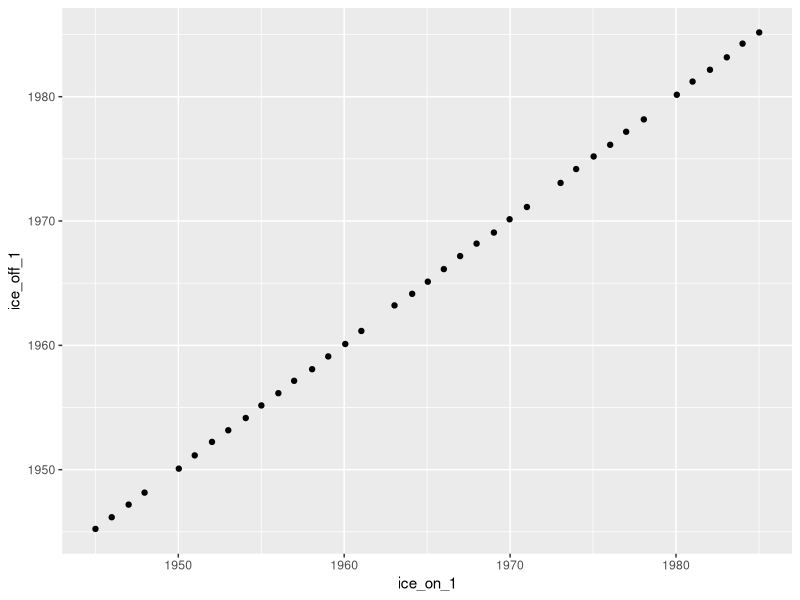

Source code (R): (Note: this script raises an error after producing the figure.)
## Libraries
library(tidyverse)
library(broom)

## Data
data <- read.csv("data//78_lakes_ts_minimal.csv", stringsAsFactors = F)


### Check dates
convertDate <- function(x){
  dates <- as.Date(x, "%Y-%m-%d") ## YYYY/mm/dd
  return(dates)
}

## Convert dates to date values
dateCol <- names(data)[11:22]
for(i in dateCol){
  data[,i] <- convertDate(data[,i])
}

## Compare ice on to ice off dates
ggplot(data %>% filter(lake == "suwa") %>% filter(!is.na(ice_off_1)), aes(x=ice_on_1, y=ice_off_1))  + geom_point()

m1 <- lm(as.numeric(ice_off_1) ~ as.numeric(ice_on_1), data= data %>% filter(lake == "suwa") %>% filter(!is.na(ice_off_1)))
summary(m1)


## calculate regressions for each lake
fits <- data %>% filter(!is.na(ice_off_1))%>% filter(!is.na(ice_on_1)) %>%   ## Drop NAs
  group_by(lake) %>%  ## group by each lake
  do(glance(lm(as.numeric(ice_off_1) ~ as.numeric(ice_on_1), data=.))) ## run linear models on each
sort(fits$adj.r.squared)

## Repeat for second ice off
fits <- data %>% filter(!is.na(ice_off_2))%>% filter(!is.na(ice_on_2)) %>%   ## Drop NAs
  group_by(lake) %>%  ## group byh each lake
  do(glance(lm(as.numeric(ice_off_1) ~ as.numeric(ice_on_1), data=.))) ## run linear models on each
sort(fits$adj.r.squared)

## Repeat for third ice off
fits <- data %>% filter(!is.na(ice_off_3))%>% filter(!is.na(ice_on_3)) %>%   ## Drop NAs
  group_by(lakecode) %>%  ## group byh each lake
  do(glance(lm(as.numeric(ice_off_1) ~ as.numeric(ice_on_1), data=.))) ## run linear models on each
sort(fits$adj.r.squared)


### Check min and max date to next closest date
nextMin <- function(x){
  nextMinDate <- min(x, na.rm=T) - min(x[x != min(x, na.rm=T)], na.rm=T)
  nextYear <- abs(as.numeric(nextMinDate)/365) ## returns in # days, needs to be converted to years
  return(round(nextYear,0))
}

nextMax <- function(x){
  nextMaxDate <- max(x, na.rm=T) - max(x[x != max(x, na.rm=T)], na.rm=T)
  nextYear <- abs(as.numeric(nextMaxDate)/365) ## returns in # days, needs to be converted to years
  return(round(nextYear,0))
}


## Examine for each lake
data %>% group_by(lakecode) %>% summarize(min2iceOn = nextMin(ice_on_1), max2iceOn = nextMax(ice_on_1), 
                                          min2iceOff = nextMin(ice_off_1), max2iceOff = nextMax(ice_off_1)) %>%   data.frame()

### Check the characters associated with each lake

## Convert multiple freeze dates to long format
data["ID"] <- row.names(data)

### convert each metric into long format
freezeYN <- data %>% select(ID, lakecode:froze_6, orig_duration:other_lakenames) %>%  ## select columns to gather
            gather(freezeEvent, froze, froze_1:froze_6)
iceOnwide <- data %>% select(ID, froze_1 = ice_on_1, froze_2 = ice_on_2,froze_3 = ice_on_3,froze_4 = ice_on_4,froze_5 = ice_on_5,froze_6 = ice_on_6 ) %>%  ## select columns to gather
  gather(freezeEvent, iceOn, froze_1:froze_6)
iceOffwide <- data %>% select(ID, froze_1 = ice_off_1, froze_2 = ice_off_2,froze_3 = ice_off_3, froze_4 = ice_off_4,froze_5 = ice_off_5,froze_6 = ice_off_6) %>%  ## select columns to gather
  gather(freezeEvent, iceOff, froze_1:froze_6)

## Join together datasets
longData <- plyr::join(freezeYN, iceOnwide)
longData <- plyr::join(longData, iceOffwide)

## Replace blanks with NA
longData$froze <- ifelse(longData$froze == "", NA,longData$froze )


simplified <- longData[!apply(longData[,c("froze","iceOn","iceOff")], 1 ,FUN= function(x) sum(is.na(x)))==3,]

write.csv(simplified[,-1], "data/PhenologyData.csv", row.names=FALSE)


### Extract the number of observations for the tables in manuscript
lengthNA <- function(x) { length(x[!is.na(x)])}
summaryOut <- simplified %>% summarize_all(lengthNA)/nrow(simplified)*100 %>% round(., 2)

# write.csv(summaryOut, "Table2.csv", row.names=F)